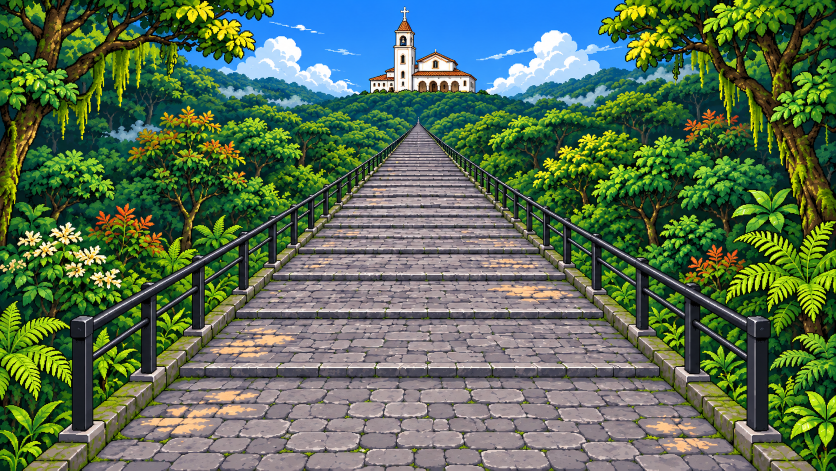
#> input picture src/scenes/monserrate/source/background-v2.png, 1672 x 941 px (shown at 1/2 size)
$ python prepare-monserrate-scenery.py
#> lines starting #> are read from the running program, lines starting #| are printed output that depends on the picture
"""Slice generated forest cutouts; preserve sources and enforce clean pixel alpha."""
from pathlib import Path
from PIL import Image
import numpy as np
import argparse, shutil

ROOT=Path(__file__).resolve().parents[1]
SOURCE=ROOT/'src/scenes/monserrate/source'
GAME=SOURCE.parent/'game'

def main():
    parser=argparse.ArgumentParser();parser.add_argument('--foliage');parser.add_argument('--background');args=parser.parse_args()
    if args.foliage:shutil.copy2(args.foliage,SOURCE/'foliage-v2.png')
    if args.background:shutil.copy2(args.background,SOURCE/'background-v2.png')
    if (SOURCE/'background-v2.png').exists():
        Image.open(SOURCE/'background-v2.png').convert('RGB').resize((960,540),Image.Resampling.NEAREST).save(GAME/'background-v2.png')
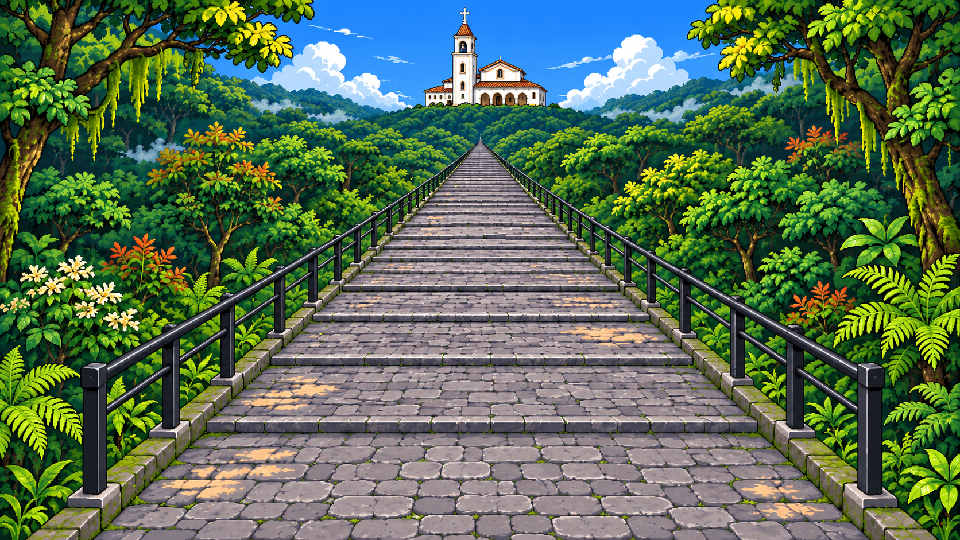
#> saved as background-v2.png: PIL image 960x540 RGB; mean R, G, B 87.2, 110.6, 83.3
    source=Image.open(SOURCE/'foliage-v2.png').convert('RGBA')
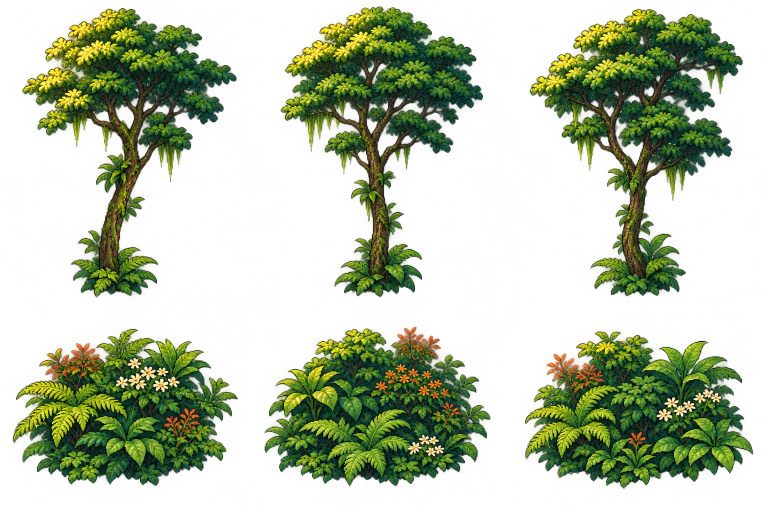
#> input picture src/scenes/monserrate/source/foliage-v2.png, 1536 x 1024 px (shown at 1/2 size)
#> source is the input picture: PIL image 1536x1024 RGBA; mean R, G, B, A 57.8, 77.2, 25, 93
    sheet=Image.new('RGBA',(256*6,384))
#> sheet: PIL image 1536x384 RGBA; every value is 0
    for i in range(6):
        x=i%3;top,bottom=(0,620) if i<3 else (620,1024)
        image=source.crop((x*512,top,(x+1)*512,bottom))
        a=np.array(image);a[:,:,3]=np.where(a[:,:,3]>=128,255,0);image=Image.fromarray(a)
        image=image.crop(image.getbbox());scale=min((340 if i<3 else 130)/image.height,232/image.width)
        image=image.resize((round(image.width*scale),round(image.height*scale)),Image.Resampling.NEAREST)
        sheet.alpha_composite(image,(256*i+(256-image.width)//2,384-image.height))
#> this loop made 6 passes
#> pass 1, in main, `image = Image.fromarray(a)`:
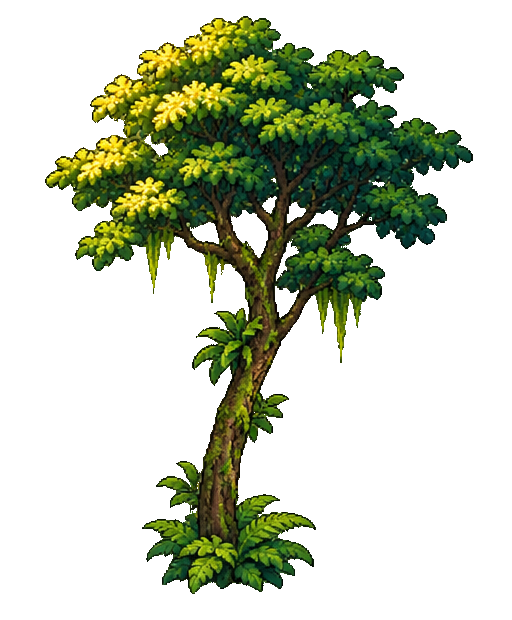
#> image: PIL image 512x620 RGBA; mean R, G, B, A 57.3, 72.2, 20.8, 76.3; transparent parts drawn white
#> pass 1, in main, `image=image.resize((round(image.width*scale),round(image.height*scale)..`:
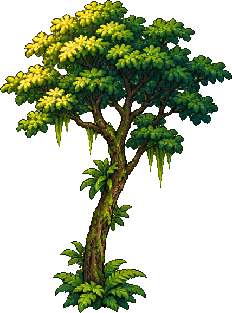
#> image: PIL image 232x313 RGBA; mean R, G, B, A 60, 76.5, 22.4, 98.1; transparent parts drawn white
#> after the loop:
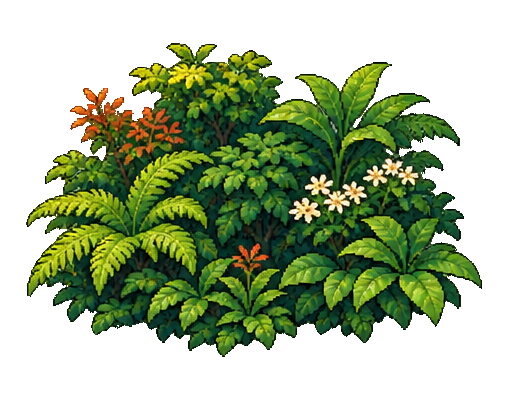
#> a: shape (404, 512, 4); mean R, G, B, A 64.2, 89, 30.3, 120; transparent parts drawn white
#> after the loop:
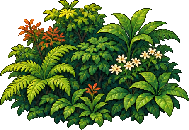
#> image: PIL image 189x130 RGBA; mean R, G, B, A 68.9, 95.6, 31.7, 173.3; transparent parts drawn white
#> after the loop:
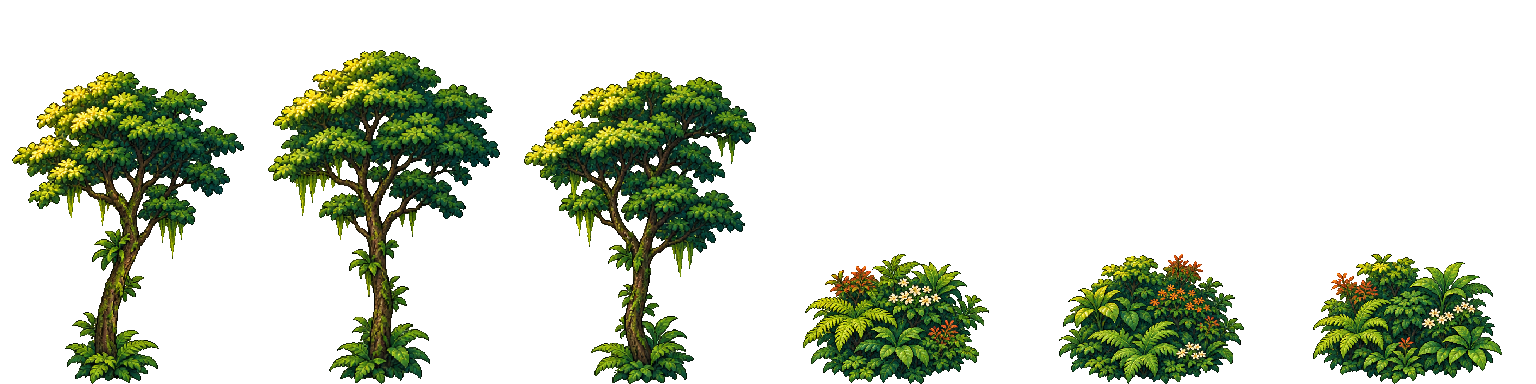
#> sheet: PIL image 1536x384 RGBA; mean R, G, B, A 15.4, 21.6, 6.8, 60.8; transparent parts drawn white
    sheet.save(GAME/'foliage.png')

if __name__=='__main__':main()
